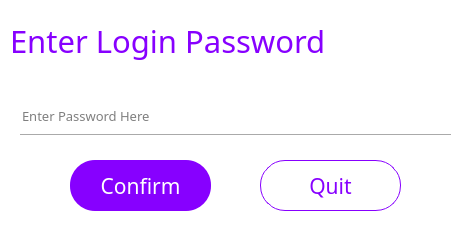
<?xml version="1.0" encoding="UTF-8"?>
<ui version="4.0">
 <class>PswForm</class>
 <widget class="QWidget" name="PswForm">
  <property name="geometry">
   <rect>
    <x>0</x>
    <y>0</y>
    <width>467</width>
    <height>230</height>
   </rect>
  </property>
  <property name="windowTitle">
   <string>Form</string>
  </property>
  <property name="styleSheet">
   <string notr="true">background-color: rgb(255, 255, 255);</string>
  </property>
  <widget class="QLabel" name="label_15">
   <property name="geometry">
    <rect>
     <x>10</x>
     <y>10</y>
     <width>331</width>
     <height>61</height>
    </rect>
   </property>
   <property name="font">
    <font>
     <family>微软雅黑</family>
     <pointsize>23</pointsize>
     <weight>50</weight>
     <bold>false</bold>
    </font>
   </property>
   <property name="styleSheet">
    <string notr="true">color: rgb(135, 0, 255);</string>
   </property>
   <property name="text">
    <string>Enter Login Password</string>
   </property>
  </widget>
  <widget class="QPushButton" name="closeenterpsw">
   <property name="geometry">
    <rect>
     <x>430</x>
     <y>0</y>
     <width>41</width>
     <height>31</height>
    </rect>
   </property>
   <property name="focusPolicy">
    <enum>Qt::NoFocus</enum>
   </property>
   <property name="styleSheet">
    <string notr="true">border:0px;</string>
   </property>
   <property name="text">
    <string/>
   </property>
   <property name="icon">
    <iconset resource="pic.qrc">
     <normaloff>:/pic/close.png</normaloff>:/pic/close.png</iconset>
   </property>
   <property name="flat">
    <bool>true</bool>
   </property>
  </widget>
  <widget class="QPushButton" name="pushButton_9">
   <property name="geometry">
    <rect>
     <x>70</x>
     <y>160</y>
     <width>141</width>
     <height>51</height>
    </rect>
   </property>
   <property name="font">
    <font>
     <family>微软雅黑</family>
     <pointsize>16</pointsize>
    </font>
   </property>
   <property name="cursor">
    <cursorShape>PointingHandCursor</cursorShape>
   </property>
   <property name="focusPolicy">
    <enum>Qt::NoFocus</enum>
   </property>
   <property name="styleSheet">
    <string notr="true">background-color: rgb(135, 0, 255);
color: rgb(255, 255, 255);
border-radius:25px;</string>
   </property>
   <property name="text">
    <string>Confirm</string>
   </property>
   <property name="flat">
    <bool>false</bool>
   </property>
  </widget>
  <widget class="QPushButton" name="pushButton_10">
   <property name="geometry">
    <rect>
     <x>260</x>
     <y>160</y>
     <width>141</width>
     <height>51</height>
    </rect>
   </property>
   <property name="font">
    <font>
     <family>微软雅黑</family>
     <pointsize>16</pointsize>
    </font>
   </property>
   <property name="cursor">
    <cursorShape>PointingHandCursor</cursorShape>
   </property>
   <property name="focusPolicy">
    <enum>Qt::NoFocus</enum>
   </property>
   <property name="styleSheet">
    <string notr="true">background-color: rgb(255, 255, 255);
border-color: rgb(135, 0, 255);
border-width:1px;
border-style:solid; 
color: rgb(135, 0, 255);
border-radius:25px;</string>
   </property>
   <property name="text">
    <string>Quit</string>
   </property>
   <property name="flat">
    <bool>false</bool>
   </property>
  </widget>
  <widget class="Line" name="line_33">
   <property name="geometry">
    <rect>
     <x>20</x>
     <y>130</y>
     <width>431</width>
     <height>10</height>
    </rect>
   </property>
   <property name="orientation">
    <enum>Qt::Horizontal</enum>
   </property>
  </widget>
  <widget class="QPushButton" name="turn2visible1_2">
   <property name="geometry">
    <rect>
     <x>410</x>
     <y>100</y>
     <width>31</width>
     <height>31</height>
    </rect>
   </property>
   <property name="font">
    <font>
     <family>Arial</family>
    </font>
   </property>
   <property name="cursor">
    <cursorShape>PointingHandCursor</cursorShape>
   </property>
   <property name="focusPolicy">
    <enum>Qt::NoFocus</enum>
   </property>
   <property name="autoFillBackground">
    <bool>false</bool>
   </property>
   <property name="styleSheet">
    <string notr="true">border:0px;</string>
   </property>
   <property name="text">
    <string/>
   </property>
   <property name="icon">
    <iconset resource="pic.qrc">
     <normaloff>:/pic/02.png</normaloff>:/pic/02.png</iconset>
   </property>
   <property name="iconSize">
    <size>
     <width>40</width>
     <height>40</height>
    </size>
   </property>
   <property name="flat">
    <bool>true</bool>
   </property>
  </widget>
  <widget class="QLineEdit" name="lineEdit_6">
   <property name="geometry">
    <rect>
     <x>20</x>
     <y>100</y>
     <width>381</width>
     <height>31</height>
    </rect>
   </property>
   <property name="font">
    <font>
     <family>微软雅黑</family>
     <pointsize>10</pointsize>
    </font>
   </property>
   <property name="toolTip">
    <string/>
   </property>
   <property name="statusTip">
    <string/>
   </property>
   <property name="whatsThis">
    <string/>
   </property>
   <property name="accessibleName">
    <string/>
   </property>
   <property name="accessibleDescription">
    <string/>
   </property>
   <property name="styleSheet">
    <string notr="true">
QLineEdit[echoMode=&quot;2&quot;] {
    lineedit-password-character:42;
}
</string>
   </property>
   <property name="frame">
    <bool>false</bool>
   </property>
   <property name="echoMode">
    <enum>QLineEdit::Password</enum>
   </property>
   <property name="placeholderText">
    <string>Enter Password Here</string>
   </property>
  </widget>
 </widget>
 <resources>
  <include location="pic.qrc"/>
 </resources>
 <connections/>
</ui>
